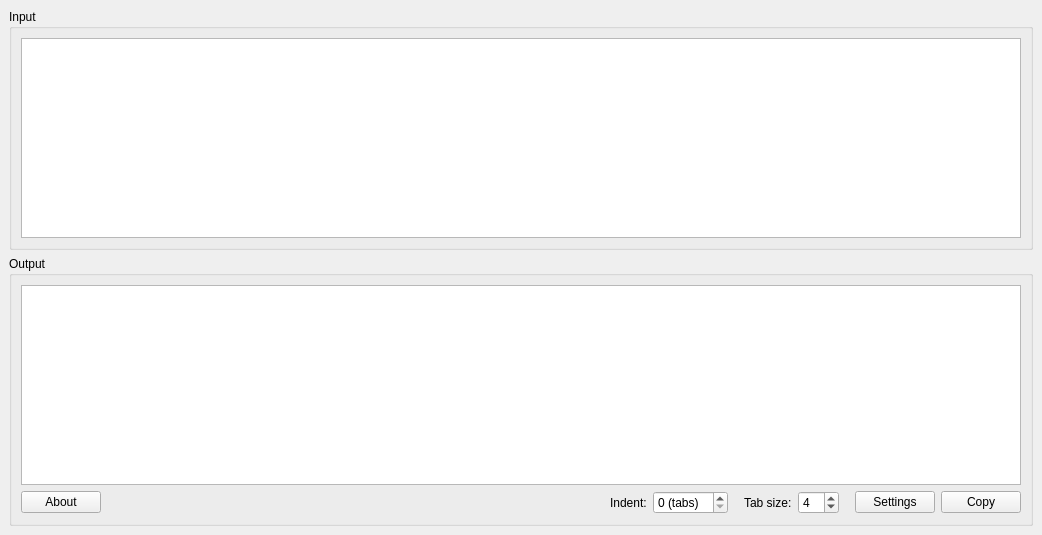
<?xml version="1.0" encoding="UTF-8"?>
<ui version="4.0">
 <class>MainWindow</class>
 <widget class="QMainWindow" name="MainWindow">
  <property name="geometry">
   <rect>
    <x>0</x>
    <y>0</y>
    <width>1038</width>
    <height>528</height>
   </rect>
  </property>
  <property name="windowTitle">
   <string>MainWindow</string>
  </property>
  <widget class="QWidget" name="centralwidget">
   <layout class="QVBoxLayout" name="verticalLayout_3">
    <item>
     <widget class="QGroupBox" name="GroupInput">
      <property name="title">
       <string>Input</string>
      </property>
      <layout class="QVBoxLayout" name="verticalLayout">
       <item>
        <widget class="InputText" name="TextEditInput">
         <property name="minimumSize">
          <size>
           <width>1000</width>
           <height>200</height>
          </size>
         </property>
         <property name="font">
          <font>
           <family>Consolas</family>
          </font>
         </property>
        </widget>
       </item>
      </layout>
     </widget>
    </item>
    <item>
     <widget class="QGroupBox" name="GroupOutput">
      <property name="title">
       <string>Output</string>
      </property>
      <layout class="QVBoxLayout" name="verticalLayout_2">
       <item>
        <widget class="QPlainTextEdit" name="TextEditOutput">
         <property name="minimumSize">
          <size>
           <width>1000</width>
           <height>200</height>
          </size>
         </property>
         <property name="font">
          <font>
           <family>Consolas</family>
          </font>
         </property>
         <property name="readOnly">
          <bool>true</bool>
         </property>
        </widget>
       </item>
       <item>
        <layout class="QHBoxLayout" name="HLayoutOutput">
         <item>
          <widget class="QPushButton" name="ButtonAbout">
           <property name="text">
            <string>About</string>
           </property>
          </widget>
         </item>
         <item>
          <spacer name="HSpacer1">
           <property name="orientation">
            <enum>Qt::Orientation::Horizontal</enum>
           </property>
           <property name="sizeHint" stdset="0">
            <size>
             <width>40</width>
             <height>20</height>
            </size>
           </property>
          </spacer>
         </item>
         <item>
          <widget class="QLabel" name="LabelIndent">
           <property name="text">
            <string>Indent:</string>
           </property>
          </widget>
         </item>
         <item>
          <widget class="QSpinBox" name="SpinBoxIndent">
           <property name="suffix">
            <string> (tabs)</string>
           </property>
           <property name="maximum">
            <number>50</number>
           </property>
          </widget>
         </item>
         <item>
          <spacer name="HSpacer2">
           <property name="orientation">
            <enum>Qt::Orientation::Horizontal</enum>
           </property>
           <property name="sizeType">
            <enum>QSizePolicy::Policy::Fixed</enum>
           </property>
           <property name="sizeHint" stdset="0">
            <size>
             <width>10</width>
             <height>20</height>
            </size>
           </property>
          </spacer>
         </item>
         <item>
          <widget class="QLabel" name="LabelTabSize">
           <property name="text">
            <string>Tab size:</string>
           </property>
          </widget>
         </item>
         <item>
          <widget class="QSpinBox" name="SpinBoxTabSize">
           <property name="minimum">
            <number>1</number>
           </property>
           <property name="maximum">
            <number>10</number>
           </property>
           <property name="value">
            <number>4</number>
           </property>
          </widget>
         </item>
         <item>
          <spacer name="HSpacer3">
           <property name="orientation">
            <enum>Qt::Orientation::Horizontal</enum>
           </property>
           <property name="sizeType">
            <enum>QSizePolicy::Policy::Fixed</enum>
           </property>
           <property name="sizeHint" stdset="0">
            <size>
             <width>10</width>
             <height>20</height>
            </size>
           </property>
          </spacer>
         </item>
         <item>
          <widget class="QPushButton" name="ButtonSettings">
           <property name="text">
            <string>Settings</string>
           </property>
          </widget>
         </item>
         <item>
          <widget class="QPushButton" name="ButtonCopy">
           <property name="text">
            <string>Copy</string>
           </property>
          </widget>
         </item>
        </layout>
       </item>
      </layout>
     </widget>
    </item>
   </layout>
  </widget>
 </widget>
 <customwidgets>
  <customwidget>
   <class>InputText</class>
   <extends>QPlainTextEdit</extends>
   <header>InputText.hpp</header>
  </customwidget>
 </customwidgets>
 <resources/>
 <connections/>
</ui>
